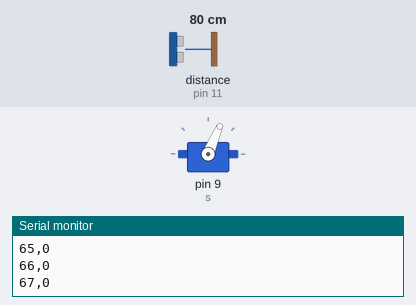
A sketch run on a simulated Arduino Uno, built with avr-gcc and run on an emulated ATmega328P. Parts: servo, the last lines printed to the serial monitor. The inputs (shaded band) are chosen by the test bench; at power-on: distance to the obstacle (sensor on pin 11) 80 cm. The echo pulse lasts 58.3 µs per cm.

Above: at 1.2 s.
1.3 s: distance to the obstacle (sensor on pin 11) set to 18 cm
At 1.73 s:
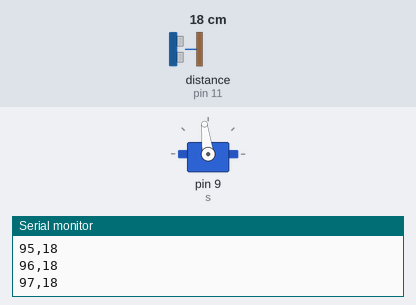
4.3 s: distance to the obstacle (sensor on pin 11) set to 2 cm
At 5.71 s:
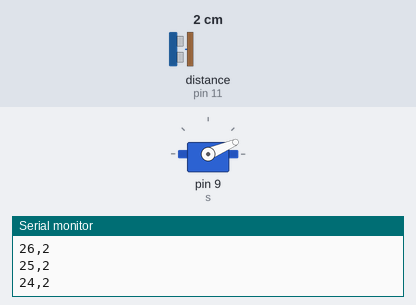
7.3 s: distance to the obstacle (sensor on pin 11) set to 9 cm
At 7.86 s:
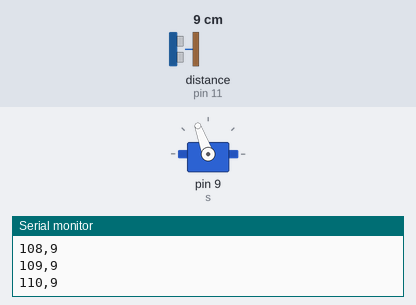
Timing chart, 0 to 16.3 s (numbered marks = the images above; inputs shaded):
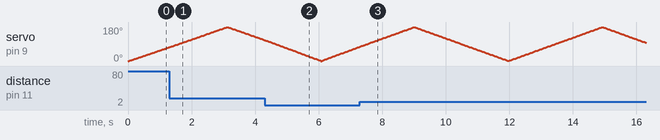

The sketch:

ArduinoSonar.ino
```cpp
#include <Servo.h>
#include <NewPing.h>

// Defines necessary constants for setup
const int servoPin = 9;
const int trigPin = 12;
const int echoPin = 11;
const int maxDist = 30;

// Variable to store distance from Sonar
int distance;

// Creates objects for Servo and Sonar
Servo s;
NewPing sonar(trigPin, echoPin, maxDist);

void setup() {
  // Initializes serial communication to send data
  Serial.begin(115200);
  // Initializes Servo object and starts it at 0
  s.attach(9);
  s.write(0);
}

// Function that will send data over serial
void sendPacket(int angle, int distance) {
  Serial.print(angle);
  Serial.print(",");
  Serial.println(distance);
}

void loop()
{
  // For loop to sweep
  for(int i = 0; i <= 180; i++){
    s.write(i);
    delay(15);
    // Gets distance of object
    distance = sonar.ping_cm();
    // Calls function to send data
    sendPacket(i, distance);
  }
  // For loop to sweep
  for(int i = 179; i > 1; i--){
    s.write(i);
    delay(15);
    // Gets distance of object
    distance = sonar.ping_cm();
    // Calls function to send data
    sendPacket(i, distance);
  }
}
```
